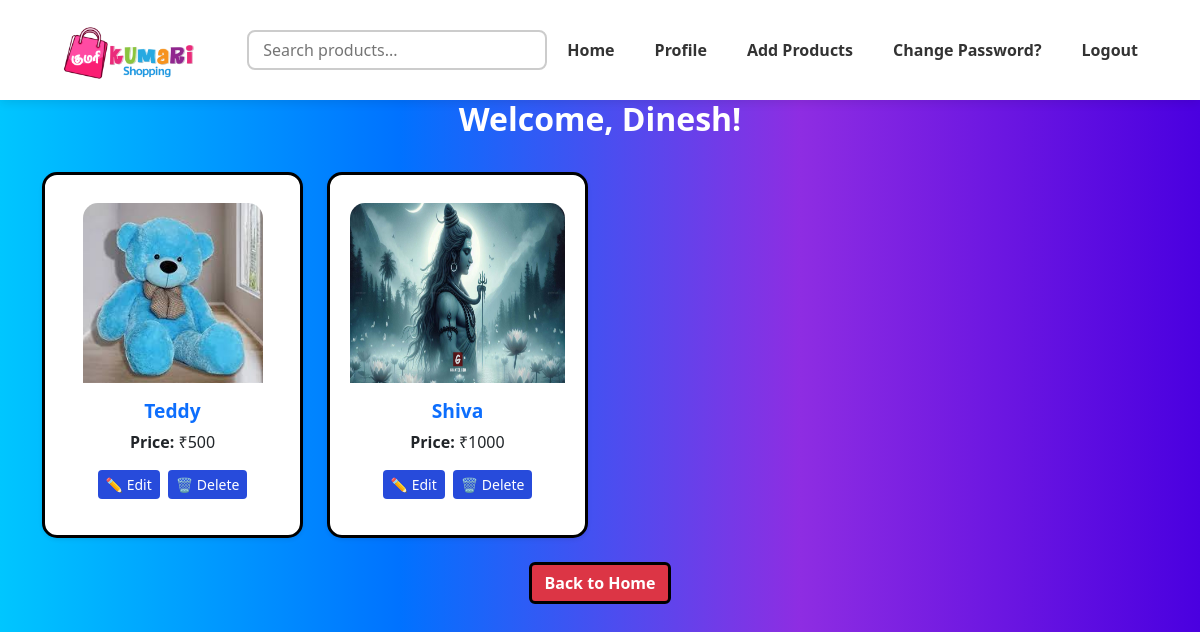
Before: /view_products/ (signed in) with the older database file.
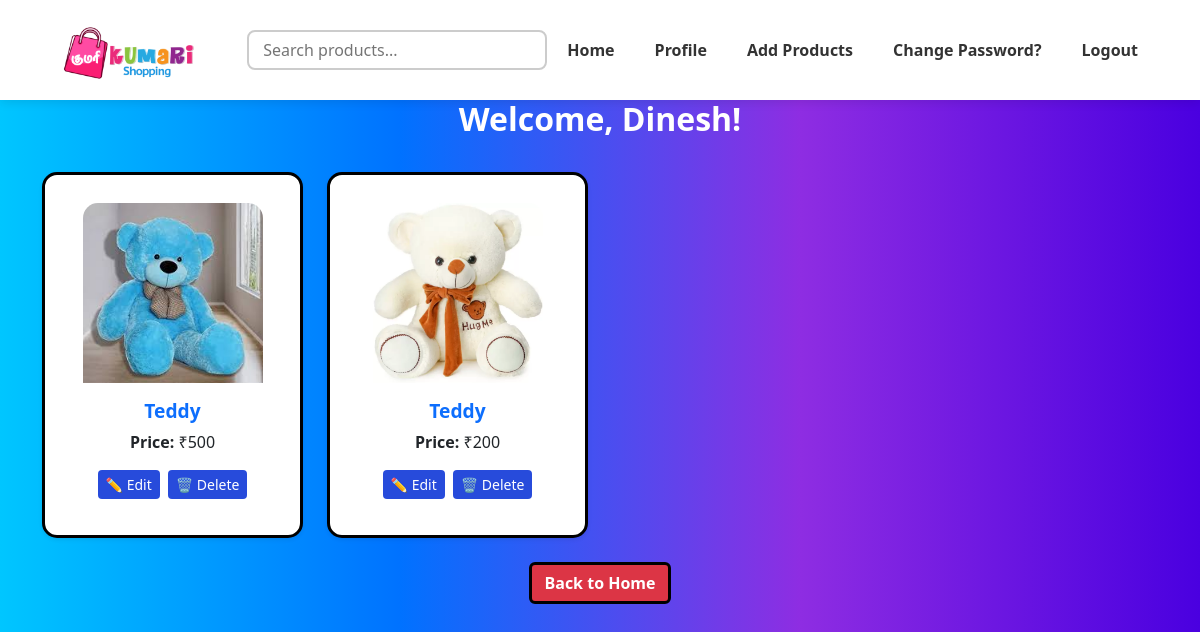
After: the same page with the newer database file.
### accounts/models.py (models this page shows)
class Products(models.Model):
    seller = models.ForeignKey(CustomUser, on_delete=models.CASCADE, limit_choices_to={'user_type': 'seller'})
    image=models.ImageField(upload_to='product_images/')
    product_name=models.CharField(max_length=25,
        validators=[RegexValidator(r'^[a-zA-Z][a-zA-Z]*$','Enter a valid product name.')]
    )
    colour=models.CharField(max_length=20,
        validators=[RegexValidator(r'^[a-zA-Z][a-zA-Z]*$','Enter a valid colour.')]
    )
    description=models.CharField(max_length=200,
        validators=[RegexValidator(r'^[a-zA-Z0-9\s.,-]*$','Only alphanumeric characters and certain punctuation are allowed.')]
    )
    price=models.PositiveIntegerField()
    discount=models.PositiveIntegerField(
        validators=[RegexValidator(r'^\d{1,2}%?$', 'Enter a valid discount amount.')]
    )
    delivery_charge=models.PositiveIntegerField()
    stock=models.PositiveIntegerField()

### accounts/views.py (the view)
# urls.py: path('view_products/',views.view_products,name='view_products'),
@login_required
def view_products(request):
    if request.user.user_type != 'seller':
        return HttpResponseForbidden("Only sellers can view their products.")
    products = Products.objects.filter(seller=request.user)
    return render(request, 'view_products.html', {'products': products})

### templates/view_products.html (shortened to what this page needs)
{% extends "base.html" %}
{% load static %}
{% block content %}
<h2 class="welcome text-white"><strong>Welcome, {{ request.user.first_name|title }}!</strong></h2> <br>
<div class="container">
  <div class="row row-cols-1 row-cols-sm-2 row-cols-md-3 row-cols-lg-4 g-4">
    {% for product in products %}
    <div class="col d-flex">
      <div class="card shadow-sm flex-fill">
        <div class="d-flex justify-content-center align-items-center mt-2">
        <img src="{{ product.image.url }}" class="card-img-top" alt="{{ product.product_name }}" style="height: 180px; border-radius: 15px 15px 0 0;">
        </div>
        <div class="card-body text-center">
          <h5 class="card-title text-primary">{{ product.product_name|title }}</h5>
          <p><strong>Price:</strong> ₹{{ product.price }}</p>
          <div class="d-flex justify-content-center gap-2 mt-3">
            <a href="{% url 'edit_products' product_id=product.id %}" class="btn btn-sm btn-edit">✏️ Edit</a>
            <a href="{% url 'delete_products' product_id=product.id %}" class="btn btn-sm btn-delete text-white">🗑️ Delete</a>
          </div>
        </div>
      </div>
    </div>
    {% endfor %}
  </div>
</div>
<div class="text-center mt-4">
  <a href="{% url 'view_products' %}" class="btn bg-danger" style="color: white; border: 3px solid black;"><b>Back to Home</b></a>
</div>
{% endblock %}

Changed rows visible on the page:
removed Products: image (picture), product_name "Shiva", price "1000"
added Products: image (picture), product_name "Teddy", price "200"
